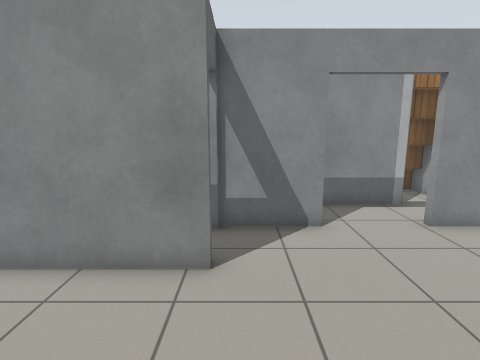
[1] (above)

24 first-person views from a walk through a world built for the Gazebo simulator. The camera is 1.3 m above the floor, tilts 10° down and sees 80° across. The floor is counted in squares, 0.5 m on a side. Each view is taken from the middle of a square. On the plan, view 1 faces up. The plan holds only what a view shows up to about 19 squares ahead; the rest is blank. The place goes on beyond the plan. The robots in the file are not drawn. Gazebo's built-in surfaces are drawn with simple patterns. Simple shapes stand in for some stock models. Surface patterns are stand-ins for the level's own textures.

[2]
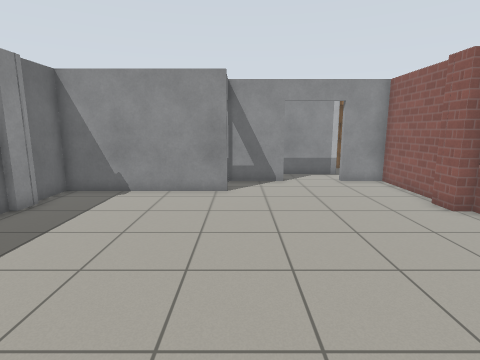

[3]
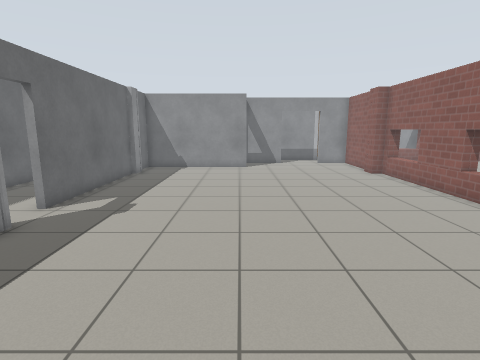

[4]
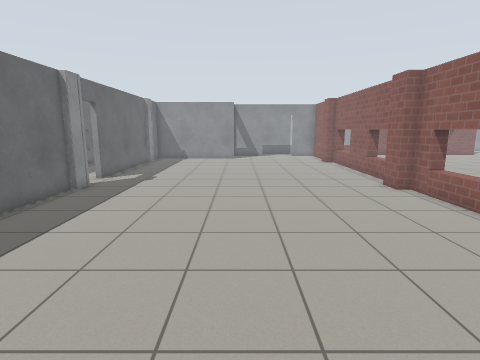

[5]
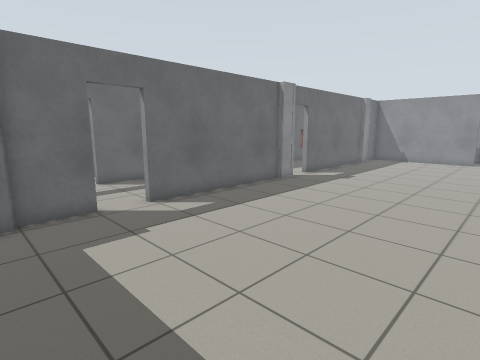

[6]
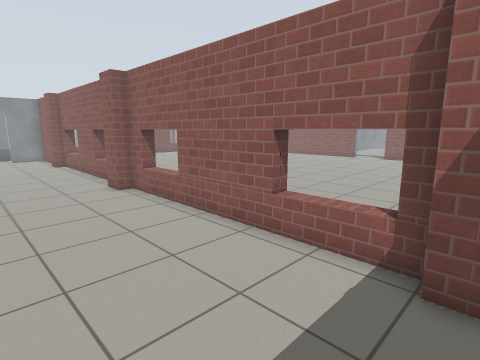

[7]
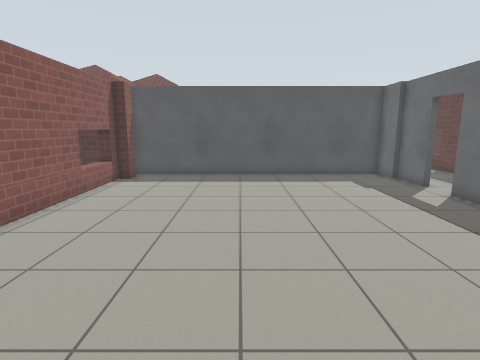

[8]
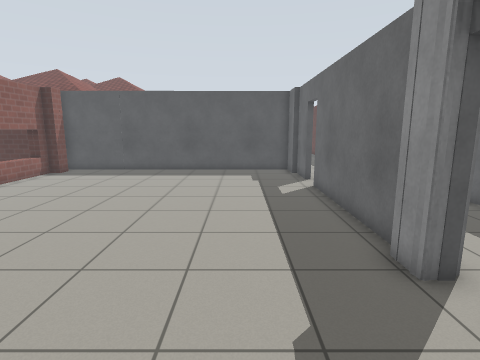

[9]
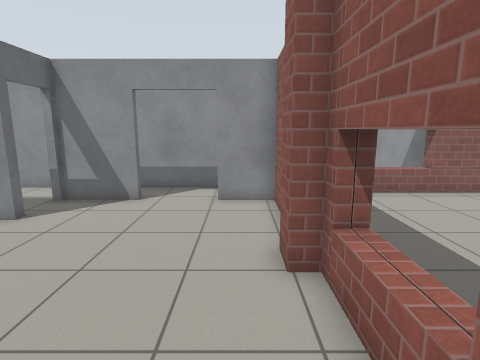

[10]
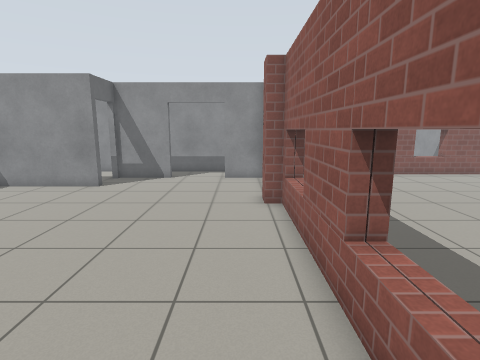

[11]
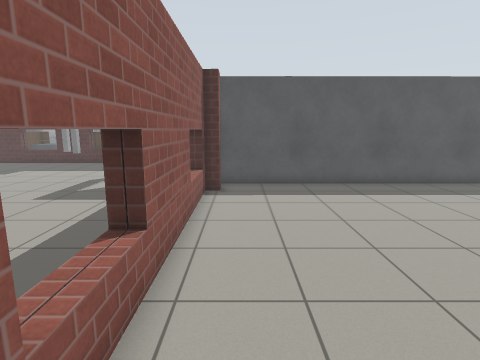

[12]
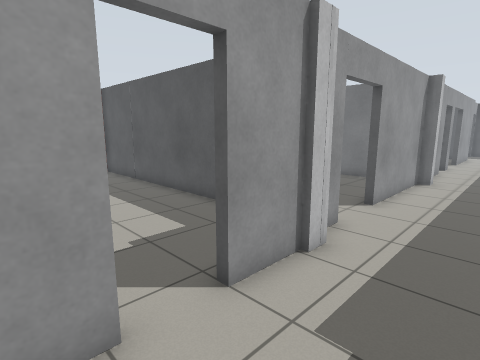

[13]
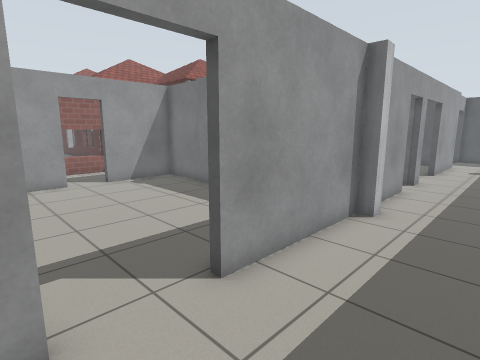

[14]
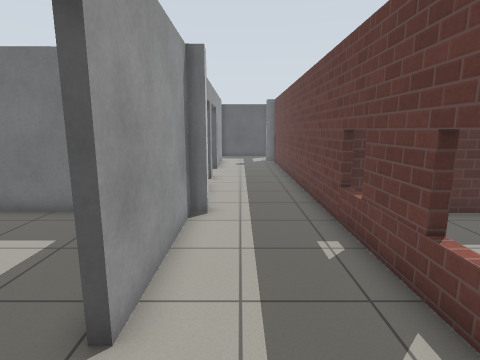

[15]
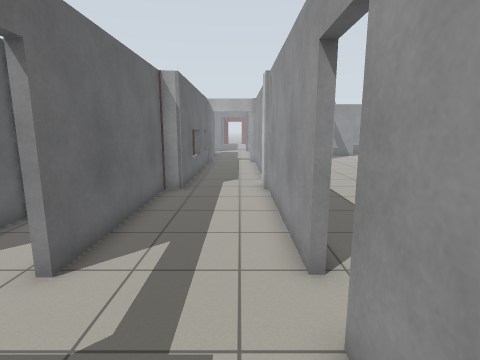

[16]
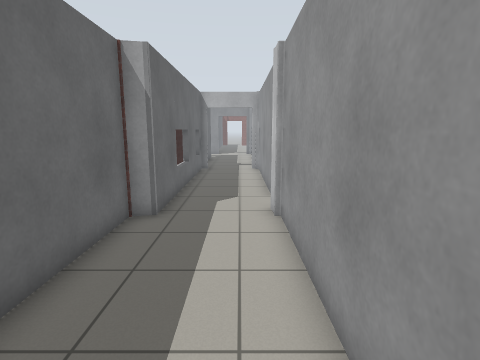

[17]
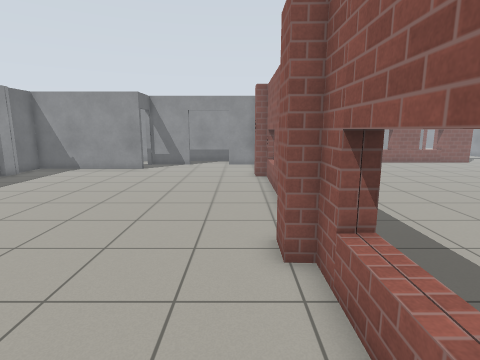

[18]
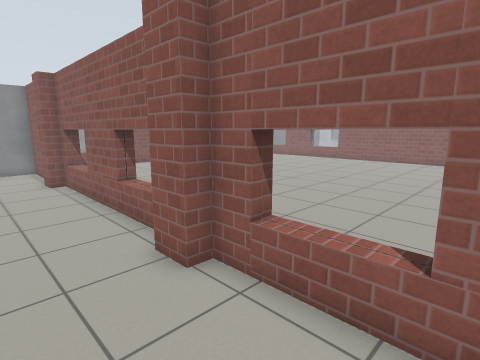

[19]
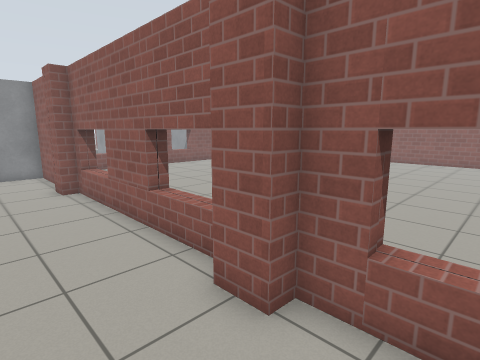

[20]
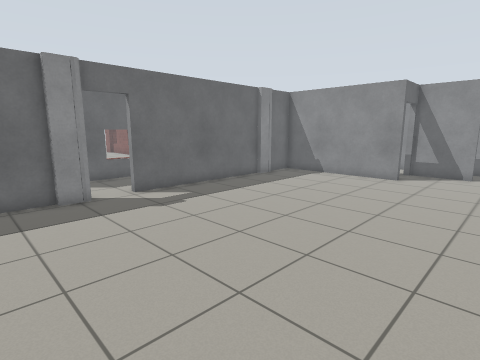

[21]
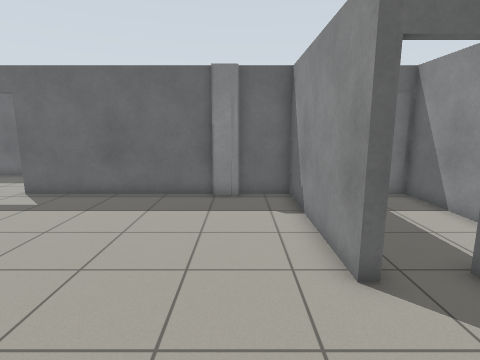

[22]
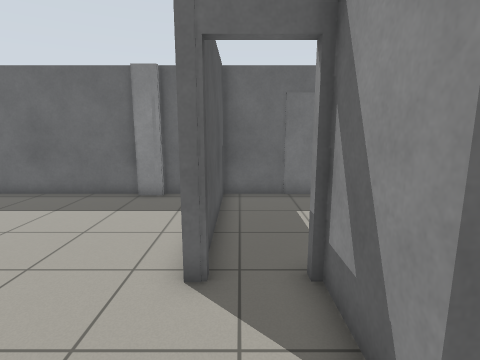

[23]
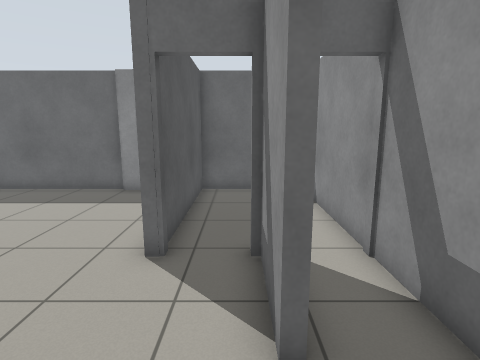

[24]
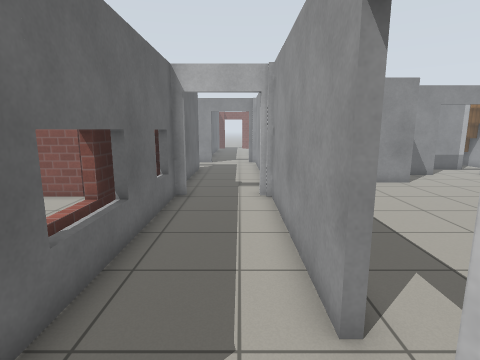

### Floor plan
Ten units are one square. View 1 is at (0, 0); x grows to the right and y downward. Boxes are objects, and circles mark ways between rooms. Rooms are numbered by the first view taken in them; rooms with no view inside come last. Other rooms are left out.
<svg viewBox="-128 -130 211 510">
<path fill="none" stroke="#000" d="M-74 86 -74 162M75 68 75 -19 69 -19 69 -30M-80 76 -72 76 -72 86M78 61 78 40M78 125 78 96M78 10 78 -16M-74 -20 -74 59M-77 180 -74 180 -74 201M-72 -30 -72 -19M-73 -30 -71 -26M-6 -53 -6 -50 -74 -50 -74 -29M73 -35 73 -74 51 -74M-72 200 -72 219M69 210 69 201 75 201 75 87 69 87 69 74M22 -74 -6 -74M-75 218 75 217M-77 202 -77 180M-80 210 -80 201M-118 219 -118 375M-77 162 -77 85M-75 225 -75 218M-80 86 -80 76M-80 314 -80 307 -75 307 -75 250M-77 59 -77 -20M-75 354 -75 329M-123 5 -123 44M-75 375 -75 370M-111 -22 -116 -22 -116 85 -123 87 -123 164M-3 307 6 307M36 256 36 239M9 309 36 309 36 272M-50 310 -12 309M-74 -79 -74 -53 -6 -53M-11 -98 -75 -98M58 -98 -11 -98M75 -111 75 -124"/>
<rect x="-85" y="-95" width="20" height="10" fill="#bbb"><title>door leaf</title></rect>
<rect x="55" y="-125" width="20" height="20" fill="#bbb"><title>stairs</title></rect>
<circle cx="-80" cy="175" r="3" fill="#2a7"/>
<circle cx="-80" cy="65" r="3" fill="#2a7"/>
<circle cx="38" cy="-76" r="3" fill="#2a7"/>
<circle cx="-70" cy="240" r="3" fill="#2a7"/>
<circle cx="-10" cy="-75" r="3" fill="#2a7"/>
<text x="0" y="80">1</text>
<text x="-100" y="190">2</text>
<text x="-20" y="260">3</text>
<text x="-40" y="-80">4</text>
<text x="50" y="-90">5</text>
</svg>
Room 1 opens to room 2. Room 1 opens to room 5. Room 2 opens to room 3. Room 4 opens to room 5.

Where each view was taken, in squares from view 1:
view 1: 0 up, 0 right, facing up
view 2: 7 down, 0 right, facing up
view 3: 15 down, 1 left, facing up
view 4: 21 down, 0 right, facing up
view 5: 21 down, 2 right, facing up-left
view 6: 21 down, 2 right, facing up-right
view 7: 5 down, 1 right, facing down
view 8: 3 down, 4 left, facing down
view 9: 3 down, 6 right, facing up
view 10: 8 down, 6 right, facing up
view 11: 8 down, 6 right, facing down
view 12: 15 down, 11 left, facing down-right
view 13: 22 down, 11 left, facing down-right
view 14: 22 down, 9 left, facing down
view 15: 21 down, 9 left, facing up
view 16: 17 down, 9 left, facing up
view 17: 14 down, 6 right, facing up
view 18: 13 down, 4 right, facing up-right
view 19: 11 down, 4 right, facing up-right
view 20: 11 down, 4 right, facing up-left
view 21: 3 up, 4 right, facing left
view 22: 6 up, 4 right, facing left
view 23: 7 up, 5 right, facing left
view 24: 9 down, 9 left, facing up
